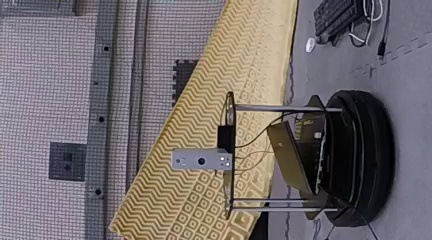
#> input picture code/takePic/greenDot.jpg, 432 x 240 px
$ python -i contor.py   (imports and definitions only)
#> lines starting #> are read from the running program, lines starting #| are printed output that depends on the picture
import base64
import numpy as np
import cv2
import cv
from PIL import Image
import StringIO
from goprohero import GoProHero
import time
import os


def getFrame():
	imgstr = camera.image()[21:];
	imgraw = base64.decodestring(imgstr)
	pilImage = Image.open(StringIO.StringIO(imgraw));
	frame = np.array(pilImage)
	return frame

def findTheDot(theframe):
	imgray=cv2.cvtColor( frame, cv2.COLOR_BGR2GRAY)
	greenF = theframe[:,:,1]
	ret, thresh = cv2.threshold(greenF, 240, 255, cv2.THRESH_BINARY)
	cv2.imshow("thresh", thresh)
	img1 = thresh.copy()
	contours, hier = cv2.findContours(thresh, cv2.RETR_TREE, cv2.CHAIN_APPROX_SIMPLE)
	cv2.drawContours(img1, contours, -1, (255, 255, 255), 5)
	cv2.imshow("Cont", img1)
	cv2.waitKey(1)
	return contours


# [1 line that did not run here, left out]
# [3 lines not run here, left out]
#camera.command('record','off')

cntX = 0
# [25 lines not run here, left out]


>>> import cv2
>>> picture = cv2.imread('../takePic/greenDot.jpg', cv2.IMREAD_GRAYSCALE)
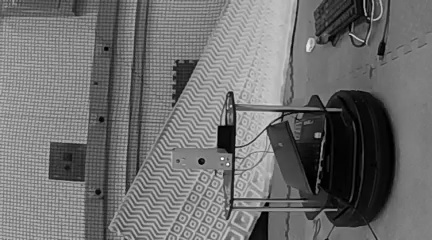
#> picture: shape (240, 432); min 0, max 255, mean 110.2
#> (the run stopped early here; a loop or call above may not have finished)
